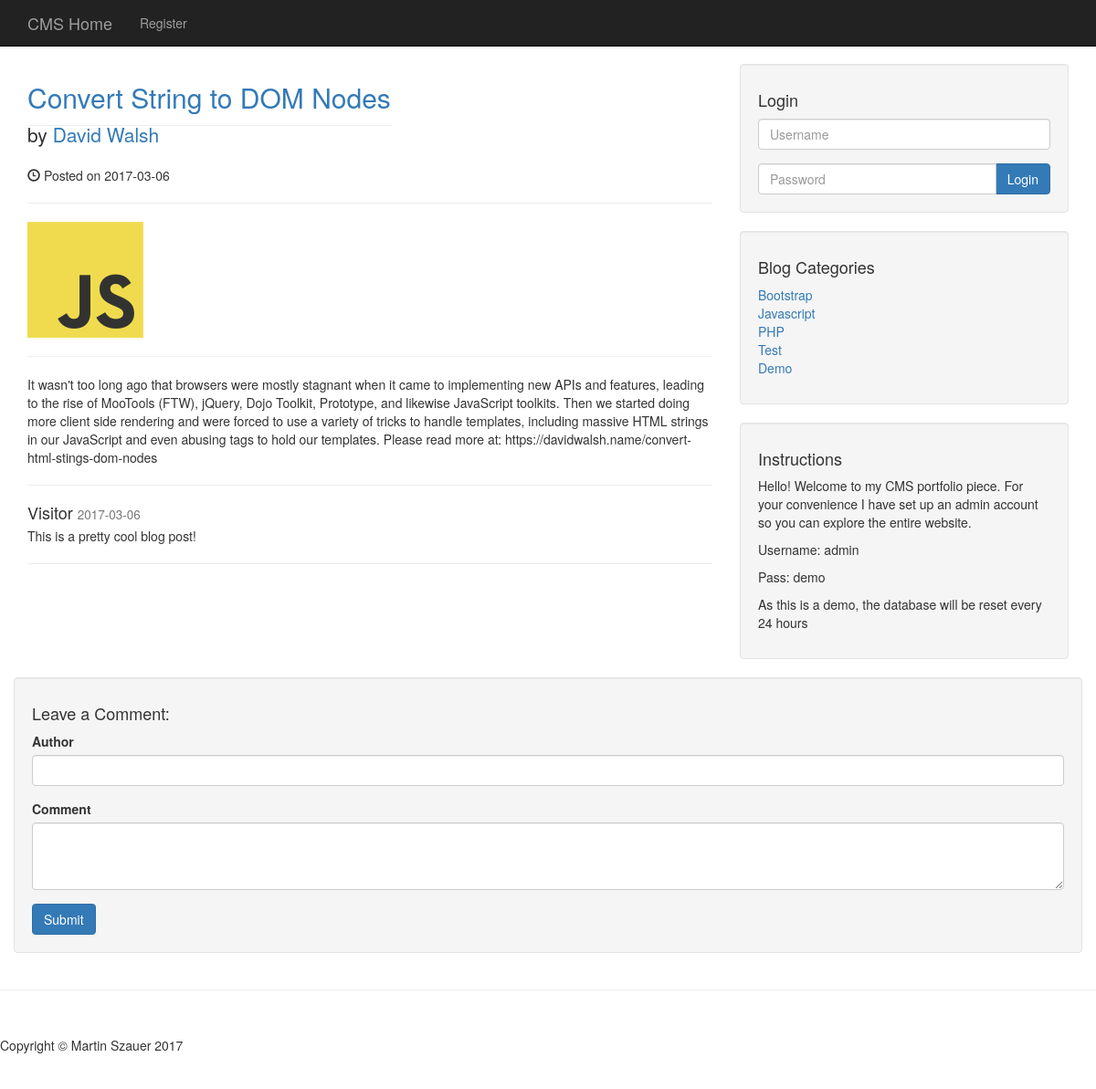
/post.php?p_id=16, run on the app's committed database.
### tables this page shows
CREATE TABLE IF NOT EXISTS `posts` (
  `post_id` int(3) NOT NULL,
  `post_category_id` int(3) NOT NULL,
  `post_title` varchar(255) NOT NULL,
  `post_author` varchar(255) NOT NULL,
  `post_date` date NOT NULL,
  `post_image` text NOT NULL,
  `post_content` text NOT NULL,
  `post_tags` varchar(255) NOT NULL,
  `post_comment_count` int(11) NOT NULL,
  `post_status` varchar(255) NOT NULL DEFAULT 'draft'
);

CREATE TABLE IF NOT EXISTS `comments` (
  `comment_id` int(3) NOT NULL,
  `comment_post_id` int(3) NOT NULL,
  `comment_date` date NOT NULL,
  `comment_author` varchar(255) NOT NULL,
  `comment_content` text NOT NULL,
  `comment_status` varchar(255) NOT NULL
);

CREATE TABLE IF NOT EXISTS `categories` (
  `cat_id` int(3) NOT NULL,
  `cat_title` varchar(255) NOT NULL
);

### post.php (the view, shortened to what this page needs)
<?php include 'includes/header.php' ?>
<?php include 'includes/navbar.php' ?>
<div class="container">
    <div class="row">
        <div class="col-md-8">
            <?php
            if(isset($_GET['p_id'])){
                 $post_id = $_GET['p_id'];
            }
            ?>
            <?php
                $query = "SELECT * FROM posts WHERE post_id = $post_id";
                $queryResult = mysqli_query($connection,$query);
                while($row = mysqli_fetch_assoc($queryResult)){
                    $postTitle =    $row['post_title'];
                    $postAuthor =   $row['post_author'];
                    $postDate =     $row['post_date'];
                    $postImage =    $row['post_image'];
                    $postContent =  $row['post_content'];
            ?>
            <h2>
                <a href="#" class="page-header"><?php echo "{$postTitle}" ?></a>
            </h2>
            <p class="lead">
                by <a href="index.php"><?php echo "{$postAuthor}" ?></a>
            </p>
            <p><span class="glyphicon glyphicon-time"></span> Posted on <?php echo "{$postDate}" ?></p>
            <hr>
            <img class="img-responsive" src="images/<?php echo $postImage ?>" alt="">
            <hr>
            <p><?php echo "{$postContent}" ?></p>
            <hr>
            <?php
                }
            ?>
            <?php
                $post_id = $_GET['p_id'];
                $commentQuery="SELECT * FROM comments WHERE comment_post_id = '{$post_id}' AND comment_status = 'approved' ORDER BY comment_id DESC";
                $cQueryResult = mysqli_query($connection, $commentQuery);
                while ($row = mysqli_fetch_array($cQueryResult)){
                    $comment_date = $row['comment_date'];
                    $comment_content = $row['comment_content'];
                    $comment_author = $row['comment_author'];
            ?>
                <div class="media">
                    <div class="media-body">
                        <h4 class="media-heading"><?php echo $comment_author ?>
                            <small><?php echo $comment_date ?></small>
                        </h4>
                        <?php echo $comment_content ?>
                    </div>
                </div>
            <?php } ?>
            <hr>
        </div>
        <?php include 'includes/sidebar.php' ?>
    </div>
    <div class="row">
        <div class="well">
            <form action="" method="POST" role="form">
                <h4>Leave a Comment:</h4>
                <div class="form-group">
                    <label for="author">Author</label>
                    <input class='form-control' type="text" name="comment_author"
                    value="<?php
                    if(isset($_SESSION['username'])){
                        echo $_SESSION['username'];
                    } ?>
                    "
                    required/>
                </div>
                <div class="form-group">
                    <label for="comment_content">Comment</label>
                    <textarea class="form-control" rows="3" name="comment_content" required></textarea>
                </div>
                <button type="submit" name="create_comment" class="btn btn-primary">Submit</button>
            </form>
        </div>
    </div>
</div>
<hr>
<?php include 'includes/footer.php' ?>

### includes/sidebar.php (shortened to what this page needs)
<div class="col-md-4">
    <div class="well">
        <?php
        if(isset($_SESSION['username'])){
            echo "<h4> Logged in as {$_SESSION['username']}</h4>";
            echo "<a href='./includes/logout.php' class='btn btn-danger'>Logout</a>";
        }
        else{ ?>
            <h4>Login</h4>
            <form action="./includes/login.php" method="post">
                <div class="form-group">
                    <input name="username" type="text" class="form-control" placeholder="Username">
                </div>
                <div class="input-group">
                    <input name="password" type="password" class="form-control" placeholder="Password">
                    <span class="input-group-btn">
                        <button class="btn btn-primary" name="login" type="submit">
                            Login
                        </button>
                    </span>
                </div>
            </form>
        <?php } ?>
    </div>
    <div class="well">
        <h4>Blog Categories</h4>
        <div class="row">
            <div class="col-lg-6">
                <ul class="list-unstyled">
                     <?php
                        $query = "SELECT * FROM categories LIMIT 5";
                        $queryResult = mysqli_query($connection,$query);
                        while($row = mysqli_fetch_assoc($queryResult)){
                            $catTitle = $row['cat_title'];
                            $catId = $row['cat_id'];
                            echo "<li><a href='category.php?category=$catId'> {$catTitle} </a></li>";
                        }
                    ?>
                </ul>
            </div>
        </div>
    </div>
    <?php include "widget.php" ?>
</div>

### css/blog-home.css (style rules this page uses)
body { padding-top: 70px; }

### data on the page
posts: post_title "Convert String to DOM Nodes", post_author "David Walsh", post_date "2017-03-06", post_image (picture), post_content "It wasn't too long ago that browsers were mostly stagnant when it came to implementing new APIs and features, leading to the rise of MooTools (FTW), jQuery, Dojo Toolkit, Prototype, and likewise JavaScript toolkits. Then we started doing more client side rendering and were forced to use a variety of tricks to handle templates, including massive HTML strings in our JavaScript and even abusing tags to hold our templates. Please read more at: https://davidwalsh.name/convert-html-stings-dom-nodes"
comments: comment_author "Visitor", comment_date "2017-03-06", comment_content "This is a pretty cool blog post!"
categories: cat_title "Bootstrap"
categories: cat_title "Javascript"
categories: cat_title "PHP"
categories: cat_title "Test"
categories: cat_title "Demo"
